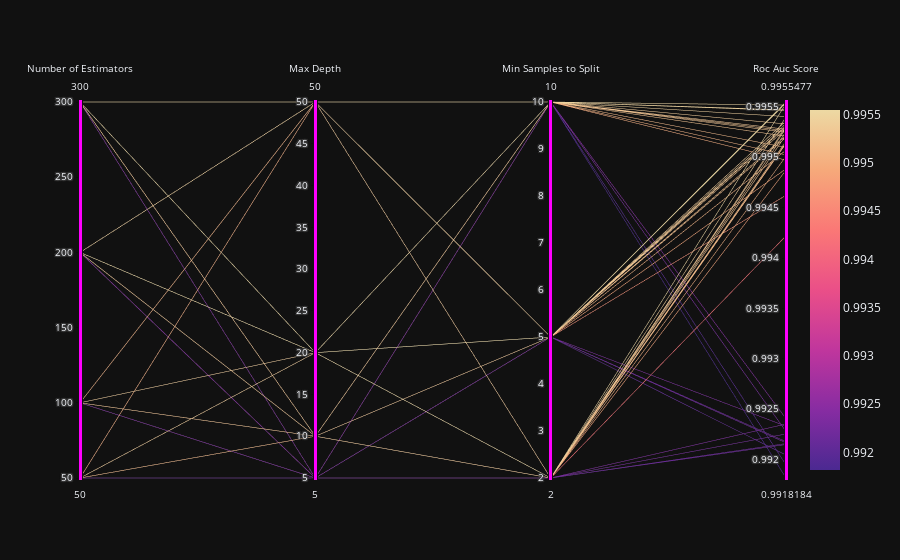

Notebook cell for this chart:
### Markdown cell above
## Random Forest Results

### Code cell
model_name: str = "random_forrest"
target_name: str = "mean_test_roc_auc_ovr"
parameters: list = ["n_estimators", "max_depth", "min_samples_split", "mean_test_roc_auc_ovr"]
title_labels: list = [ "Number of Estimators", "Max Depth", "Min Samples to Split", "Roc Auc Score"]

show_hyperparameter_combinations(model_name=model_name, parameters=parameters, title_labels=title_labels, target_name=target_name)

### Figure 1 — Plotly figure (JSON) as saved in the notebook; plotly's stock layout.template omitted (floating-point values rounded to 4 significant figures)
{"data": [{"dimensions": [{"constraintrange": [0, 500], "label": "Number of Estimators", "range": [50, 300], "values": [50, 100, 200, 300, 50, 100, 200, 300, 50, 100, 200, 300, 50, 100, 200, 300, 50, 100, 200, 300, 50, 100, 200, 300, 50, 100, 200, 300, 50, 100, 200, 300, 50, 100, 200, 300, 50, 100, 200, 300, 50, 100, 200, 300, 50, 100, 200, 300]}, {"constraintrange": [0, 500], "label": "Max Depth", "range": [5, 50], "values": [5, 5, 5, 5, 5, 5, 5, 5, 5, 5, 5, 5, 10, 10, 10, 10, 10, 10, 10, 10, 10, 10, 10, 10, 20, 20, 20, 20, 20, 20, 20, 20, 20, 20, 20, 20, 50, 50, 50, 50, 50, 50, 50, 50, 50, 50, 50, 50]}, {"constraintrange": [0, 500], "label": "Min Samples to Split", "range": [2, 10], "values": [2, 2, 2, 2, 5, 5, 5, 5, 10, 10, 10, 10, 2, 2, 2, 2, 5, 5, 5, 5, 10, 10, 10, 10, 2, 2, 2, 2, 5, 5, 5, 5, 10, 10, 10, 10, 2, 2, 2, 2, 5, 5, 5, 5, 10, 10, 10, 10]}, {"constraintrange": [0, 500], "label": "Roc Auc Score", "range": [0.9918, 0.9955], "values": [0.9922, 0.9922, 0.9923, 0.9924, 0.992, 0.9923, 0.9922, 0.9922, 0.9918, 0.9919, 0.9924, 0.9923, 0.995, 0.9951, 0.9953, 0.9953, 0.9951, 0.9952, 0.9952, 0.9953, 0.9951, 0.9952, 0.9953, 0.9953, 0.9952, 0.9952, 0.9954, 0.9955, 0.9953, 0.9953, 0.9955, 0.9955, 0.9952, 0.9953, 0.9955, 0.9955, 0.9942, 0.9949, 0.9951, 0.9953, 0.9946, 0.9949, 0.9954, 0.9953, 0.995, 0.995, 0.9954, 0.9955]}], "line": {"cmax": 0.9955, "cmin": 0.9918, "color": [0.9922, 0.9922, 0.9923, 0.9924, 0.992, 0.9923, 0.9922, 0.9922, 0.9918, 0.9919, 0.9924, 0.9923, 0.995, 0.9951, 0.9953, 0.9953, 0.9951, 0.9952, 0.9952, 0.9953, 0.9951, 0.9952, 0.9953, 0.9953, 0.9952, 0.9952, 0.9954, 0.9955, 0.9953, 0.9953, 0.9955, 0.9955, 0.9952, 0.9953, 0.9955, 0.9955, 0.9942, 0.9949, 0.9951, 0.9953, 0.9946, 0.9949, 0.9954, 0.9953, 0.995, 0.995, 0.9954, 0.9955], "colorscale": [[0.0, "rgb(75, 41, 145)"], [0.1667, "rgb(135, 44, 162)"], [0.3333, "rgb(192, 54, 157)"], [0.5, "rgb(234, 79, 136)"], [0.6667, "rgb(250, 120, 118)"], [0.8333, "rgb(246, 169, 122)"], [1.0, "rgb(237, 217, 163)"]], "showscale": true}, "type": "parcoords"}], "layout": {}}
